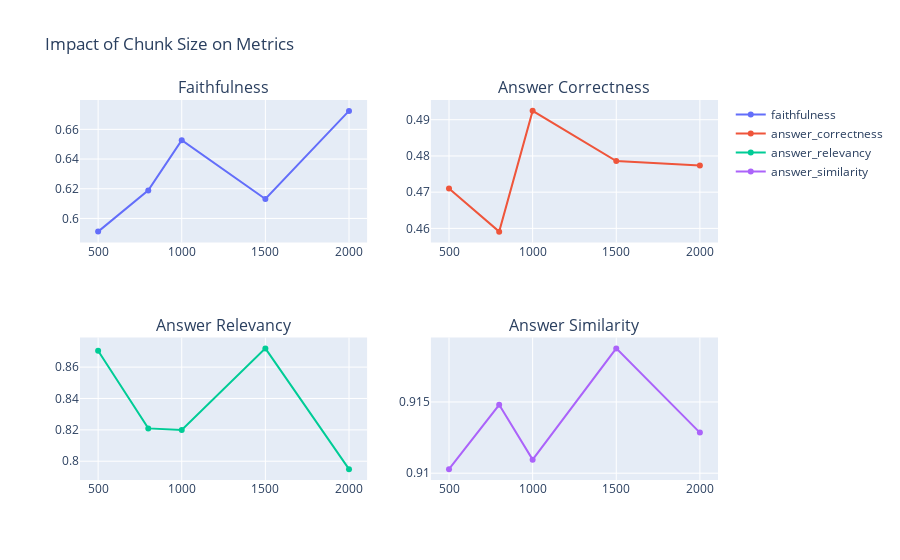

The notebook cell saved with this chart:
### Markdown cell above
## Impact of Chunk Size

### Code cell
fig = make_subplots(rows=2, cols=2, subplot_titles=('Faithfulness', 'Answer Correctness', 
                                                    'Answer Relevancy', 'Answer Similarity'))

metrics = ['faithfulness', 'answer_correctness', 'answer_relevancy', 'answer_similarity']
positions = [(1,1), (1,2), (2,1), (2,2)]

for metric, pos in zip(metrics, positions):
    avg_by_chunk = df.groupby('chunk_size')[metric].mean()
    fig.add_trace(
        go.Scatter(x=avg_by_chunk.index, y=avg_by_chunk.values, mode='lines+markers',
                  name=metric),
        row=pos[0], col=pos[1]
    )

fig.update_layout(height=800, title_text="Impact of Chunk Size on Metrics")
fig.show()

### Figure 1 — Plotly figure (JSON) as saved in the notebook; plotly's stock layout.template omitted (floating-point values rounded to 4 significant figures)
{"data": [{"mode": "lines+markers", "name": "faithfulness", "type": "scatter", "x": [500, 800, 1000, 1500, 2000], "xaxis": "x", "y": [0.5911, 0.6189, 0.6527, 0.6131, 0.6724], "yaxis": "y"}, {"mode": "lines+markers", "name": "answer_correctness", "type": "scatter", "x": [500, 800, 1000, 1500, 2000], "xaxis": "x2", "y": [0.471, 0.4591, 0.4924, 0.4786, 0.4773], "yaxis": "y2"}, {"mode": "lines+markers", "name": "answer_relevancy", "type": "scatter", "x": [500, 800, 1000, 1500, 2000], "xaxis": "x3", "y": [0.8705, 0.8209, 0.8199, 0.8719, 0.795], "yaxis": "y3"}, {"mode": "lines+markers", "name": "answer_similarity", "type": "scatter", "x": [500, 800, 1000, 1500, 2000], "xaxis": "x4", "y": [0.9103, 0.9148, 0.911, 0.9188, 0.9129], "yaxis": "y4"}], "layout": {"annotations": [{"font": {"size": 16}, "showarrow": false, "text": "Faithfulness", "x": 0.225, "xanchor": "center", "xref": "paper", "y": 1, "yanchor": "bottom", "yref": "paper"}, {"font": {"size": 16}, "showarrow": false, "text": "Answer Correctness", "x": 0.775, "xanchor": "center", "xref": "paper", "y": 1, "yanchor": "bottom", "yref": "paper"}, {"font": {"size": 16}, "showarrow": false, "text": "Answer Relevancy", "x": 0.225, "xanchor": "center", "xref": "paper", "y": 0.375, "yanchor": "bottom", "yref": "paper"}, {"font": {"size": 16}, "showarrow": false, "text": "Answer Similarity", "x": 0.775, "xanchor": "center", "xref": "paper", "y": 0.375, "yanchor": "bottom", "yref": "paper"}], "autosize": true, "title": {"text": "Impact of Chunk Size on Metrics"}, "xaxis": {"anchor": "y", "autorange": true, "domain": [0, 0.45], "range": [398.0, 2102.0], "type": "linear"}, "xaxis2": {"anchor": "y2", "autorange": true, "domain": [0.55, 1], "range": [398.0, 2102.0], "type": "linear"}, "xaxis3": {"anchor": "y3", "autorange": true, "domain": [0, 0.45], "range": [398.0, 2102.0], "type": "linear"}, "xaxis4": {"anchor": "y4", "autorange": true, "domain": [0.55, 1], "range": [398.0, 2102.0], "type": "linear"}, "yaxis": {"anchor": "x", "autorange": true, "domain": [0.625, 1], "range": [0.5849, 0.6786], "type": "linear"}, "yaxis2": {"anchor": "x2", "autorange": true, "domain": [0.625, 1], "range": [0.4566, 0.495], "type": "linear"}, "yaxis3": {"anchor": "x3", "autorange": true, "domain": [0, 0.375], "range": [0.7891, 0.8778], "type": "linear"}, "yaxis4": {"anchor": "x4", "autorange": true, "domain": [0, 0.375], "range": [0.9096, 0.9194], "type": "linear"}}}
